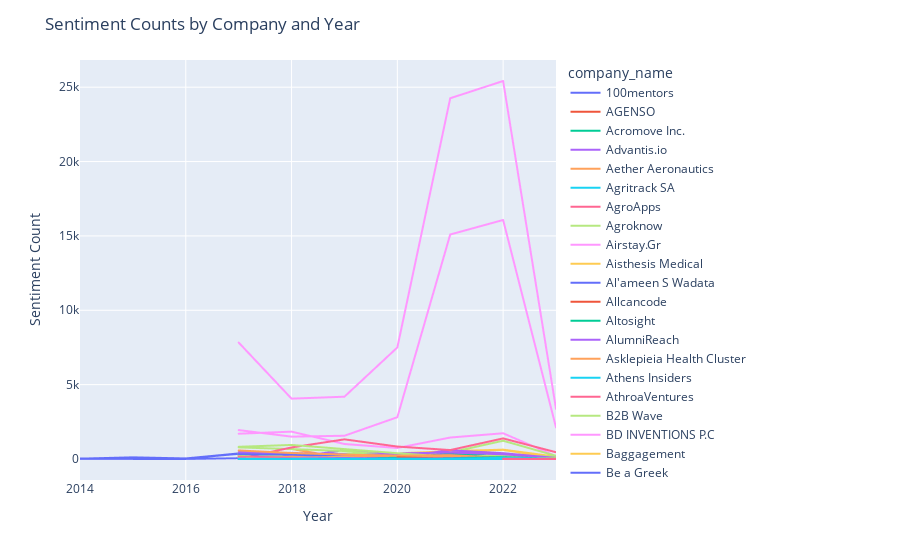

Notebook code cell kept with this figure:
### Code cell
import pandas as pd
import plotly.express as px
import plotly.graph_objects as go


# Define a function to group sentiments by company id and year
def group_sentiments_by_year(df):
    # Convert the date column to a pandas datetime object
    df['date_tweeted'] = pd.to_datetime(df['date_tweeted'])
    
    # Add a year column to the dataframe
    df['year'] = df['date_tweeted'].dt.year
    
    # Group the data by company id, year, and sentiment
    grouped_data = df.groupby(['company_name', 'year', 'sentiment'])['sentiment'].count()
    
    # Unstack the data to create a new dataframe with sentiment counts for each company id and year
    unstacked_data = grouped_data.unstack(level=-1, fill_value=0)
    
    # Reset the index to make company id and year columns
    unstacked_data = unstacked_data.reset_index()
    
    # Rename the columns for clarity
    unstacked_data.columns.name = None
    unstacked_data.columns = ['company_name', 'year', 'Negative', 'Neutral', 'Positive']
    
    # Return the unstacked data as a new dataframe
    return unstacked_data

# Group the sentiments by company id and year
sentiment_counts_by_year = group_sentiments_by_year(df)

# Create a line chart showing sentiment counts for each company over time
fig = px.line(sentiment_counts_by_year, x="year", y=["Positive", "Negative", "Neutral"], color="company_name")

# Add chart title and axis labels
fig.update_layout(title='Sentiment Counts by Company and Year', xaxis_title='Year', yaxis_title='Sentiment Count')

# Display the chart
fig.show()
